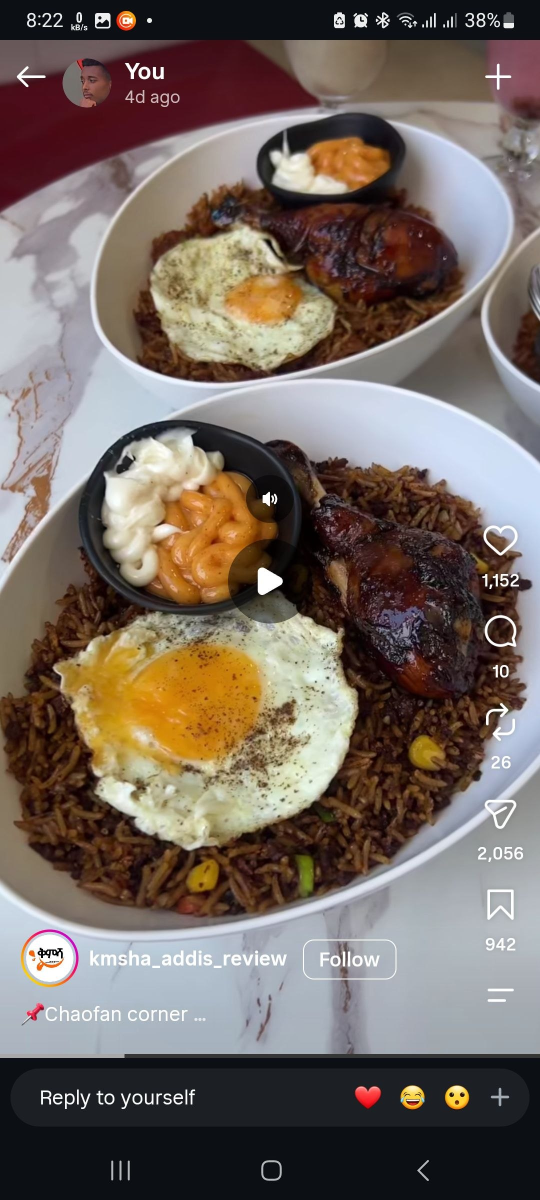
#> input picture assets-src/references/bowl-topdown-instagram.jpg, 1080 x 2400 px (shown at 1/2 size); its folder holds 4 pictures in this run
$ python extract_assets.py
#> lines starting #> are read from the running program, lines starting #| are printed output that depends on the picture; after the words box and inside, x2 and y2 are one past the last pixel; in counts of white or black regions, pixels touching at a corner belong together
"""Extracts photographic food assets from the restaurant reference photos.

Run with `npm run assets` (needs: pip install pillow numpy scipy opencv-python-headless).
Outputs to public/assets/food. Every asset comes from the owner's own photos in
assets-src/references; replace a reference or tweak a box below and re-run.
"""
import os
import cv2
import numpy as np
from scipy import ndimage

ROOT = os.path.dirname(os.path.dirname(os.path.abspath(__file__)))
REF = os.path.join(ROOT, 'assets-src', 'references')
OUT = os.path.join(ROOT, 'public', 'assets', 'food')
os.makedirs(OUT, exist_ok=True)
rng = np.random.default_rng(7)


def load(name):
    im = cv2.imread(os.path.join(REF, name), cv2.IMREAD_COLOR)
    assert im is not None, name
    return im


TOPDOWN = load('bowl-topdown-instagram.jpg')
#> in load, im is the input picture: shape (2400, 1080, 3); mean B, G, R 97.1, 104.7, 117
BLACKBOWL = load('chicken-chaofan-black-bowl.webp')
#> call 2 of load, with name = 'chicken-chaofan-black-bowl.webp'
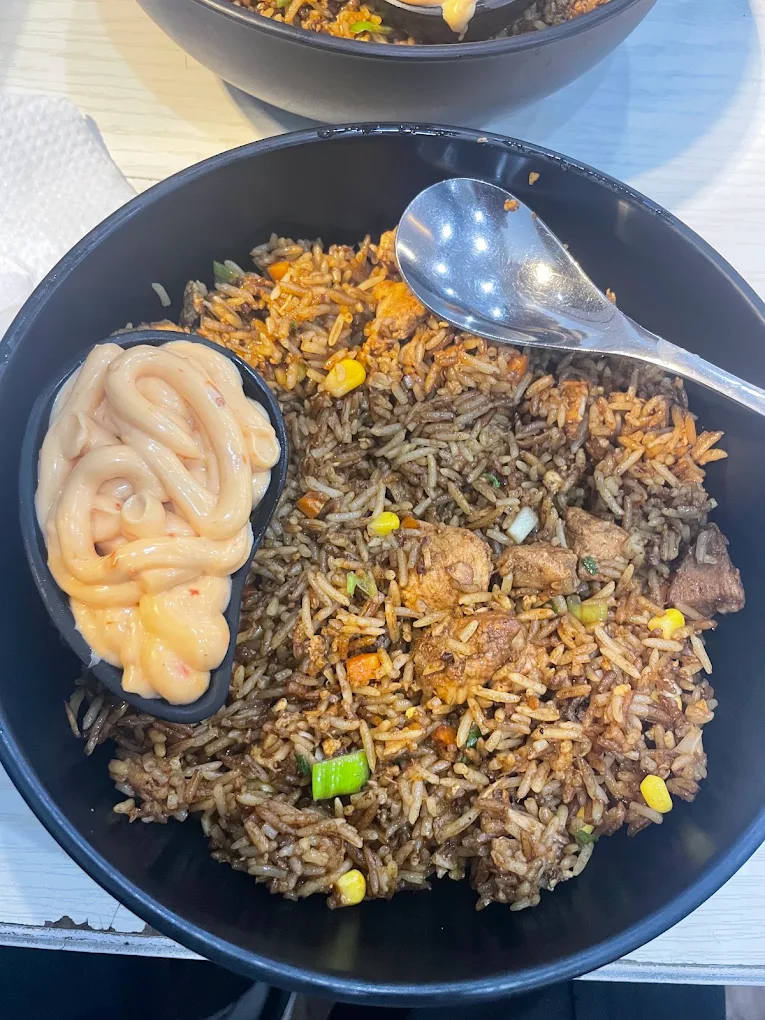
#> input picture assets-src/references/chicken-chaofan-black-bowl.webp, 765 x 1020 px
#> in load, im is the input picture: shape (1020, 765, 3); mean B, G, R 113.1, 120.5, 127.7
SAUCEBOWLS = load('chaofan-sauce-bowls.webp')
#> call 3 of load, with name = 'chaofan-sauce-bowls.webp'
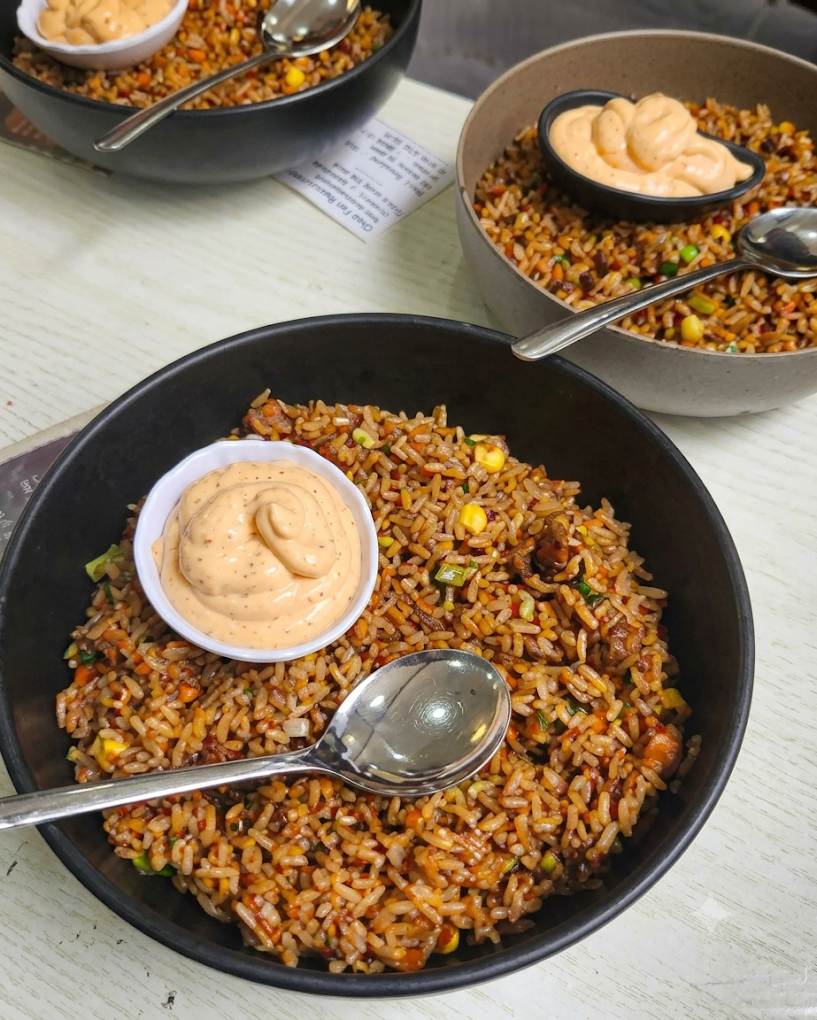
#> input picture assets-src/references/chaofan-sauce-bowls.webp, 817 x 1020 px
#> in load, im is the input picture: shape (1020, 817, 3); mean B, G, R 92.7, 117.1, 138.8


def save_rgba(name, bgr, alpha, size=None, quality=90):
    rgba = np.dstack([bgr, alpha]).astype(np.uint8)
    if size:
        rgba = cv2.resize(rgba, size, interpolation=cv2.INTER_AREA)
    cv2.imwrite(os.path.join(OUT, name), rgba, [cv2.IMWRITE_WEBP_QUALITY, quality])


def save_gray(name, g, size=None):
    g = np.clip(g, 0, 255).astype(np.uint8)
    if size:
        g = cv2.resize(g, size, interpolation=cv2.INTER_AREA)
    cv2.imwrite(os.path.join(OUT, name), g, [cv2.IMWRITE_WEBP_QUALITY, 92])


def square_pad(bgr, alpha, pad=0.06):
    """Crop to the alpha bbox and pad to a square so meshes can stay 1:1."""
    ys, xs = np.where(alpha > 8)
    y0, y1, x0, x1 = ys.min(), ys.max() + 1, xs.min(), xs.max() + 1
    bgr, alpha = bgr[y0:y1, x0:x1], alpha[y0:y1, x0:x1]
    h, w = alpha.shape
    s = int(max(h, w) * (1 + pad * 2))
    ob = np.zeros((s, s, 3), np.uint8)
    oa = np.zeros((s, s), np.uint8)
    oy, ox = (s - h) // 2, (s - w) // 2
    ob[oy:oy + h, ox:ox + w] = bgr
    oa[oy:oy + h, ox:ox + w] = alpha
    # bleed edge colour into transparent texels so mip-mapping does not halo
    inv = oa < 10
    if inv.any():
        idx = ndimage.distance_transform_edt(inv, return_distances=False, return_indices=True)
        ob = ob[idx[0], idx[1]]
    return ob, oa


def relief(alpha, detail_bgr=None, dome=1.0, detail=0.25):
    """Height map: rounded dome from the silhouette plus luminance micro-detail."""
    a = (alpha > 127).astype(np.uint8)
    d = ndimage.distance_transform_edt(a)
    d = d / max(d.max(), 1)
    h = np.sqrt(d) * dome
    if detail_bgr is not None:
        lum = cv2.cvtColor(detail_bgr, cv2.COLOR_BGR2GRAY).astype(np.float32) / 255
        lum = lum - cv2.GaussianBlur(lum, (0, 0), 6)
        h = h + lum * detail * (d > 0)
    h = cv2.GaussianBlur(h.astype(np.float32), (0, 0), 1.2)
    h = (h - h.min()) / max(h.max() - h.min(), 1e-6)
    return h * 255


def grabcut(img, poly, band=22, core=26):
    h, w = img.shape[:2]
    m = np.zeros((h, w), np.uint8)
    cv2.fillPoly(m, [np.array(poly, np.int32)], 1)
    k = lambda r: cv2.getStructuringElement(cv2.MORPH_ELLIPSE, (2 * r + 1, 2 * r + 1))
    outer = cv2.dilate(m, k(band))
    inner = cv2.erode(m, k(core))
    gc = np.full((h, w), cv2.GC_BGD, np.uint8)
    gc[outer > 0] = cv2.GC_PR_BGD
    gc[m > 0] = cv2.GC_PR_FGD
    gc[inner > 0] = cv2.GC_FGD
    bg, fg = np.zeros((1, 65), np.float64), np.zeros((1, 65), np.float64)
    cv2.grabCut(img, gc, None, bg, fg, 6, cv2.GC_INIT_WITH_MASK)
    out = np.where((gc == cv2.GC_FGD) | (gc == cv2.GC_PR_FGD), 1, 0).astype(np.uint8)
    return largest(out)


def largest(mask):
    lab, n = ndimage.label(mask)
    if n == 0:
        return mask
    sizes = ndimage.sum(mask, lab, range(1, n + 1))
    keep = (lab == (np.argmax(sizes) + 1))
    keep = ndimage.binary_fill_holes(keep)
    return keep.astype(np.uint8)


def soften(mask, smooth=2.0, feather=1.2):
    m = cv2.GaussianBlur(mask.astype(np.float32), (0, 0), smooth)
    m = (m > 0.5).astype(np.float32)
    m = cv2.GaussianBlur(m, (0, 0), feather)
    return (np.clip(m, 0, 1) * 255).astype(np.uint8)


def cutout(src, box, poly, name, out_size, band=18, core=None, dome=1.0, detail=0.3, smooth=2.0, grade=None):
#> called with box = (560, 860, 963, 1420), name = 'chicken-leg', out_size = 768, band = 24, core = 40, dome = 1, detail = 0.35, smooth = 3
    x0, y0, x1, y1 = box
    crop = src[y0:y1, x0:x1].copy()
    local = [(x - x0, y - y0) for x, y in poly]
    if core is None:
        core = max(4, int(min(x1 - x0, y1 - y0) * 0.12))
    mask = grabcut(crop, local, band=band, core=core)
#> mask: shape (560, 403); values 0 (black) and 1 (white), 37.3% white; 1 white region, box (x1, y1, x2, y2) and area: (70, 102, 403, 560) 84083
    # never extend past the hand-drawn outline (prevents box-edge cuts)
    limit = np.zeros_like(mask)
    cv2.fillPoly(limit, [np.array(local, np.int32)], 1)
    limit = cv2.dilate(limit, cv2.getStructuringElement(cv2.MORPH_ELLIPSE, (5, 5)))
    mask = largest(mask & limit)
#> in largest (call 2), `lab, n = ndimage.label(mask)`:
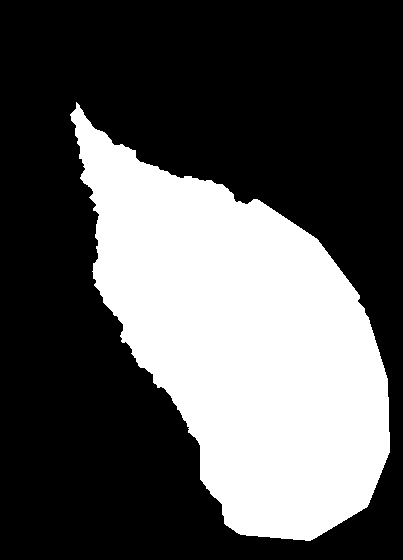
#> lab: shape (560, 403) int32; values 0 (black) and 1 (white), 33.8% white; 1 white region, box (x1, y1, x2, y2) and area: (70, 102, 390, 541) 76307
#> in largest (call 2), `lab, n = ndimage.label(mask)`: n = 1
#> in largest (call 2), `sizes = ndimage.sum(mask, lab, range(1, n + 1))`: sizes = [76307]
    alpha = soften(mask, smooth=smooth)
    if grade is not None:
        crop = grade(crop)
    b, a = square_pad(crop, alpha)
#> in square_pad, `y0, y1, x0, x1 = ys.min(), ys.max() + 1, xs.min(), xs.max() + 1`: y0 = 105; y1 = 543; x0 = 69; x1 = 392
    hmap = relief(a, b, dome=dome, detail=detail)
    save_rgba(name + '.webp', b, a, (out_size, out_size))
    save_gray(name + '_h.webp', hmap, (out_size // 2, out_size // 2))
    return b, a


def ellipse_poly(cx, cy, rx, ry, n=28, jitter=0.0):
    pts = []
    for i in range(n):
        t = 2 * np.pi * i / n
        j = 1 + rng.uniform(-jitter, jitter)
        pts.append((cx + np.cos(t) * rx * j, cy + np.sin(t) * ry * j))
    return pts


# ---------------------------------------------------------------- chicken leg
LEG_POLY = [(600, 890), (650, 900), (680, 960), (720, 1010), (800, 1050), (875, 1100), (920, 1160),
            (945, 1240), (947, 1310), (925, 1365), (870, 1398), (800, 1392), (740, 1350), (695, 1275),
            (655, 1190), (625, 1100), (605, 1010), (590, 940)]


def clean_leg(crop):
    # lift the deepest shadows slightly; the phone capture crushed them
    f = crop.astype(np.float32)
    f = 255 * np.power(f / 255, 0.92)
    return np.clip(f * 1.04, 0, 255).astype(np.uint8)


cutout(TOPDOWN, (560, 860, 963, 1420), LEG_POLY, 'chicken-leg', 768, band=24, core=40, dome=1.0, detail=0.35, smooth=3.0,
       grade=clean_leg)

# ---------------------------------------------------------------- fried egg (bright on dark rice)
ex0, ey0, ex1, ey1 = 95, 1212, 740, 1720
egg = TOPDOWN[ey0:ey1, ex0:ex1].copy()
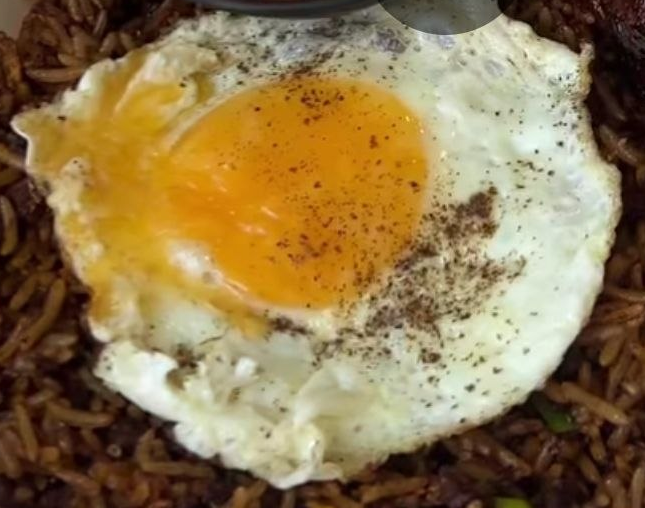
#> egg: shape (508, 645, 3); mean B, G, R 78.3, 119.5, 143.3
hsv = cv2.cvtColor(egg, cv2.COLOR_BGR2HSV)
#> hsv: shape (508, 645, 3); mean H, S, V 23.2, 131.6, 144.4
lum = hsv[..., 2].astype(np.float32)
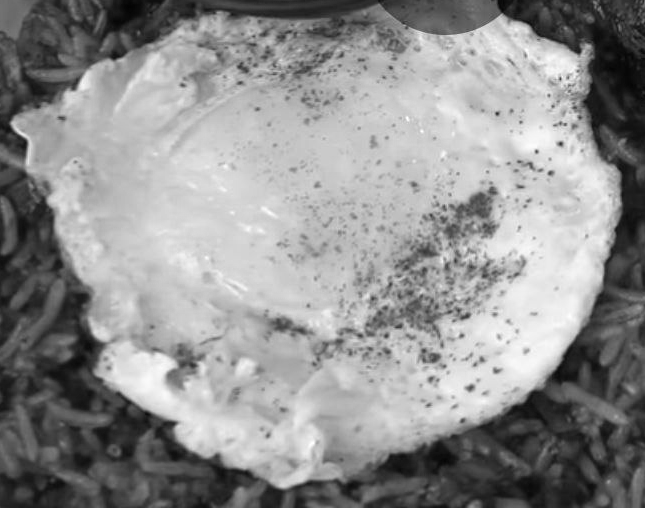
#> lum: shape (508, 645) float32; min 2, max 255, mean 144.4
sat = hsv[..., 1].astype(np.float32)
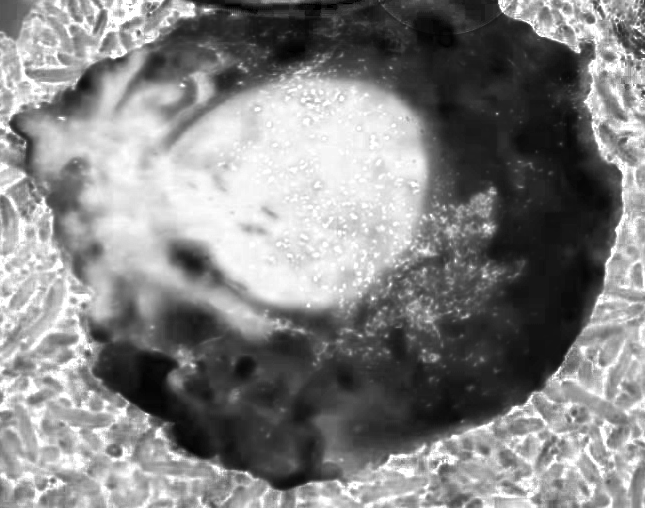
#> sat: shape (508, 645) float32; min 0, max 255, mean 131.6
bright = ((lum > 150) & (sat < 120)) | ((lum > 150) & (hsv[..., 0] < 30) & (sat >= 120))
#> bright: shape (508, 645) bool; 57.6% white; 282 black regions (214 under 20 px), largest, box (x1, y1, x2, y2) and area: (0, 0, 645, 508) 125938, (364, 186, 499, 340) 5699, (167, 343, 206, 389) 955
bright = bright.astype(np.uint8)
bright[: 1238 - ey0, 430 - ex0: 570 - ex0] = 0  # play-button overlay in the screenshot
#> bright: shape (508, 645); values 0 (black) and 1 (white), 57.6% white; 282 black regions (214 under 20 px), largest, box (x1, y1, x2, y2) and area: (0, 0, 645, 508) 125944, (364, 186, 499, 340) 5699, (167, 343, 206, 389) 955
bright = cv2.morphologyEx(bright, cv2.MORPH_CLOSE, cv2.getStructuringElement(cv2.MORPH_ELLIPSE, (15, 15)))
#> bright: shape (508, 645); values 0 (black) and 1 (white), 61.8% white; 11 black regions, largest, box (x1, y1, x2, y2) and area: (0, 0, 645, 508) 121032, (167, 343, 197, 386) 807, (455, 192, 492, 221) 753
bright = cv2.morphologyEx(bright, cv2.MORPH_OPEN, cv2.getStructuringElement(cv2.MORPH_ELLIPSE, (7, 7)))
#> bright: shape (508, 645); values 0 (black) and 1 (white), 61.8% white; 10 black regions, largest, box (x1, y1, x2, y2) and area: (0, 0, 645, 508) 121213, (444, 192, 492, 240) 1033, (167, 343, 197, 386) 813
egg_mask = largest(bright)
egg_alpha = soften(egg_mask, smooth=3.0, feather=1.5)
#> call 2 of soften, with smooth = 3, feather = 1.5
#> in soften (call 2), `m = (m > 0.5).astype(np.float32)`:
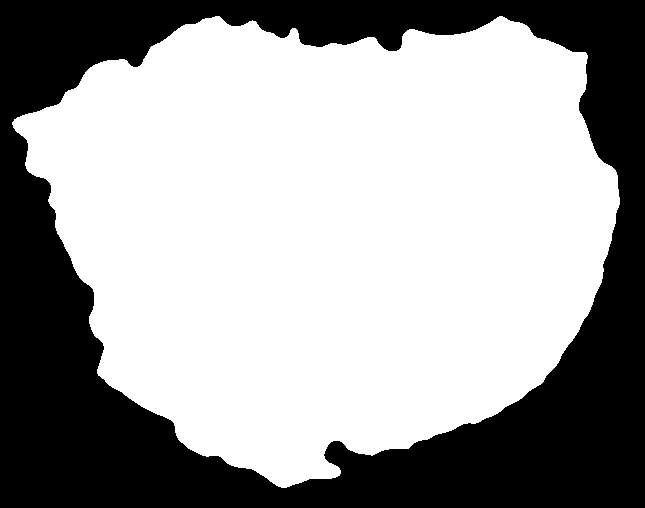
#> m: shape (508, 645) float32; values 0 (black) and 1 (white), 63% white; 1 black region, box (x1, y1, x2, y2) and area: (0, 0, 645, 508) 121230
b, a = square_pad(egg, egg_alpha)
# Egg relief: flat white with a raised yolk dome
yolk = cv2.inRange(cv2.cvtColor(b, cv2.COLOR_BGR2HSV), (8, 110, 150), (30, 255, 255))
yolk = largest((yolk > 0).astype(np.uint8))
yd = ndimage.distance_transform_edt(yolk)
yd = np.sqrt(yd / max(yd.max(), 1))
ed = ndimage.distance_transform_edt(a > 127)
ed = np.clip(ed / 18.0, 0, 1)
h = ed * 0.28 + yd * 0.72
h = cv2.GaussianBlur(h.astype(np.float32), (0, 0), 2)
save_rgba('fried-egg.webp', b, a, (768, 768))
save_gray('fried-egg_h.webp', h / max(h.max(), 1e-6) * 255, (384, 384))

# ---------------------------------------------------------------- base-protein pieces
CHICKEN_PIECES = [
    ((392, 508, 510, 614), ellipse_poly(450, 560, 42, 36, jitter=0.12)),
    ((486, 500, 600, 608), ellipse_poly(545, 556, 38, 34, jitter=0.12)),
    ((395, 590, 520, 705), ellipse_poly(457, 647, 45, 42, jitter=0.12)),
]
for i, (box, poly) in enumerate(CHICKEN_PIECES):
    cutout(BLACKBOWL, box, poly, f'chicken-piece-{i + 1}', 256, band=6, core=10, dome=1.0, detail=0.4)
#> this loop made 3 passes


# Beef has no clean reference photo; it is modelled in src/scene/Toppings.tsx instead.

# ---------------------------------------------------------------- house sauce surface (black dish photo)
sx0, sy0, sx1, sy1 = 40, 345, 282, 700
sauce = BLACKBOWL[sy0:sy1, sx0:sx1].copy()
poly = [(55, 360), (120, 340), (200, 340), (262, 380), (282, 440), (270, 510), (240, 560), (232, 640), (210, 690),
        (160, 700), (110, 680), (70, 610), (42, 520), (40, 430)]
m = grabcut(sauce, [(x - sx0, y - sy0) for x, y in poly], band=10, core=24)
# Resample the sauce into a round disc (the 3D cup is round)
ys, xs = np.where(m > 0)
sauce_c = sauce[ys.min():ys.max(), xs.min():xs.max()]
disc = cv2.resize(sauce_c, (512, 512), interpolation=cv2.INTER_CUBIC)
yy, xx = np.mgrid[0:512, 0:512]
r = np.sqrt((xx - 255.5) ** 2 + (yy - 255.5) ** 2) / 256
disc_a = (np.clip((1 - r) * 40, 0, 1) * 255).astype(np.uint8)
save_rgba('house-sauce.webp', disc, disc_a)
lum = cv2.cvtColor(disc, cv2.COLOR_BGR2GRAY).astype(np.float32)
save_gray('house-sauce_h.webp', cv2.GaussianBlur(lum, (0, 0), 3) * np.clip(1 - r, 0, 1) ** 0.3)

# ---------------------------------------------------------------- rice surface texture (texture bombing)
# Source grains: the crisp sauce-bowls photo only, so grain scale and lighting match.
# Grade target: the dark, reddish-brown rice from the dine-in reference photo.
RICE_TARGET_REGIONS = [(183, 1705, 700, 1815), (740, 1460, 950, 1770), (110, 1720, 600, 1800)]
target = np.concatenate([cv2.cvtColor(TOPDOWN[y0:y1, x0:x1], cv2.COLOR_BGR2LAB).reshape(-1, 3)
                         for x0, y0, x1, y1 in RICE_TARGET_REGIONS]).astype(np.float32)
t_mean, t_std = target.mean(0), target.std(0)
#> t_mean = [75.26, 136.8, 141.3]; t_std = [54.47, 5.63, 13.47]

RICE_PATCHES = [  # (cx, cy, radius) candidate rice areas of chaofan-sauce-bowls.webp
    (cx, cy, 45) for cx in range(400, 661, 40) for cy in range(420, 621, 40)
] + [(cx, cy, 45) for cx in range(160, 641, 40) for cy in (860, 890)] + [(cx, cy, 45) for cx in range(540, 661, 40) for cy in (690, 730)]
RICE_SCALE = 1.25


def lab_grade(bgr, strength=0.9):
    lab = cv2.cvtColor(bgr, cv2.COLOR_BGR2LAB).astype(np.float32)
    flat = lab.reshape(-1, 3)
    m, s = flat.mean(0), flat.std(0) + 1e-3
    moved = (lab - m) / s * (t_std * 1.15) + t_mean
    lab = lab * (1 - strength) + moved * strength
    return cv2.cvtColor(np.clip(lab, 0, 255).astype(np.uint8), cv2.COLOR_LAB2BGR)


src_grade = lab_grade(SAUCEBOWLS[380:960, 100:720])
#> in lab_grade, `m, s = flat.mean(0), flat.std(0) + 1e-3`: m = [114.6, 138.7, 152.1]; s = [66.42, 10.11, 19.4]
OX, OY = 100, 380
patches = []
src_lum = cv2.cvtColor(SAUCEBOWLS, cv2.COLOR_BGR2GRAY)
# dark meat bits turn into black holes after grading: keep the cleanest candidate windows
dark_frac = [(src_lum[cy - r:cy + r, cx - r:cx + r] < 45).mean() for cx, cy, r in RICE_PATCHES]
#> dark_frac = 76 values, max 0.967 at index 24, min 0.0386 at index 2, mean 0.278
order = np.argsort(dark_frac)[:14]
#> order = [2, 8, 14, 1, 57, 55, 56, 3, 5, 51, 50, 58, 73, 9]
for i in order:
    cx, cy, rad = RICE_PATCHES[i]
    p = src_grade[cy - OY - rad:cy - OY + rad, cx - OX - rad:cx - OX + rad]
    patches.append(cv2.resize(p, None, fx=RICE_SCALE, fy=RICE_SCALE, interpolation=cv2.INTER_CUBIC).astype(np.float32))
#> this loop made 14 passes
#> (i, cx, cy) on passes 1 to 8: (2, 400, 500), (8, 440, 500), (14, 480, 500), (1, 400, 460), (57, 440, 890), (55, 400, 890), (56, 440, 860), (3, 400, 540)
#> after the loop, patches = 14 items
print('rice patches dark fraction', np.round(np.array(dark_frac)[order], 3))
#| rice patches dark fraction [0.039 0.039 0.04  0.044 0.05  0.061 0.061 0.064 0.065 0.071 0.076 0.077
#|  0.079 0.08 ]

S = 1024
acc = np.zeros((S, S, 3), np.float64)
wsum = np.zeros((S, S), np.float64)
for _ in range(900):
    p = np.rot90(patches[rng.integers(len(patches))], rng.integers(4))
    if rng.random() < 0.5:
        p = p[:, ::-1]
    ph, pw = p.shape[:2]
    yy, xx = np.mgrid[0:ph, 0:pw]
    rr = np.sqrt((xx - pw / 2) ** 2 + (yy - ph / 2) ** 2) / (min(ph, pw) / 2)
    base = np.clip(1 - rr, 0, 1)
    # soft-max weights: one patch dominates each texel, seams blend over a few px
    w = (base * rng.uniform(0.5, 1.0)) ** 12
    ys = (np.arange(ph) + rng.integers(S)) % S
    xs = (np.arange(pw) + rng.integers(S)) % S
    acc[np.ix_(ys, xs)] += p * w[..., None]
    wsum[np.ix_(ys, xs)] += w

rice = np.clip(acc / np.maximum(wsum, 1e-12)[..., None], 0, 255).astype(np.uint8)
cv2.imwrite(os.path.join(OUT, 'rice-albedo.webp'), rice, [cv2.IMWRITE_WEBP_QUALITY, 88])
print('rice coverage min weight', float(wsum.min()))
#| rice coverage min weight 0.0

g = cv2.cvtColor(rice, cv2.COLOR_BGR2GRAY).astype(np.float32) / 255
height = cv2.GaussianBlur(g, (0, 0), 1.4) - 0.6 * cv2.GaussianBlur(g, (0, 0), 10)
# central differences with wrap-around keep the normal map tileable
gx = (np.roll(height, -1, 1) - np.roll(height, 1, 1)) * 2
gy = (np.roll(height, -1, 0) - np.roll(height, 1, 0)) * 2
strength = 5.0
n = np.dstack([-gx * strength, -gy * strength, np.ones_like(gx)])
n /= np.linalg.norm(n, axis=2, keepdims=True)
normal = ((n * 0.5 + 0.5) * 255).astype(np.uint8)
# OpenGL convention (green up): flip Y
normal[..., 1] = 255 - normal[..., 1]
cv2.imwrite(os.path.join(OUT, 'rice-normal.webp'), cv2.cvtColor(normal, cv2.COLOR_RGB2BGR), [cv2.IMWRITE_WEBP_QUALITY, 90])
# roughness: grain highlights = oily sheen = smoother
rough = 0.62 - (g - g.mean()) * 0.9
save_gray('rice-roughness.webp', np.clip(rough, 0.25, 0.9) * 255)

# A small palette of real rice colours for the instanced 3D grains
small = cv2.resize(rice, (64, 64), interpolation=cv2.INTER_AREA).reshape(-1, 3)
lum_s = small.mean(1)
#> lum_s = 4096 values, max 160 at index 3055, min 0 at index 2664, mean 76.1
picks = small[np.argsort(lum_s)[np.linspace(400, 4000, 24).astype(int)]]
#> picks = 24 rows, first 8: [24, 49, 90], [28, 52, 94], [31, 57, 95], [25, 63, 103], [18, 60, 120], [27, 69, 108], [29, 68, 113], [31, 71, 113]
with open(os.path.join(ROOT, 'src', 'data', 'rice-palette.json'), 'w') as f:
    f.write('[' + ','.join('"#%02x%02x%02x"' % (int(c[2]), int(c[1]), int(c[0])) for c in picks) + ']\n')

print('assets written to', OUT)
for f in sorted(os.listdir(OUT)):
    print(' ', f, os.path.getsize(os.path.join(OUT, f)))
